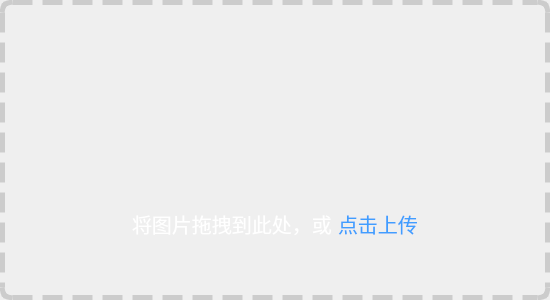
<?xml version="1.0" encoding="UTF-8"?>
<ui version="4.0">
 <class>Form</class>
 <widget class="QWidget" name="Form">
  <property name="geometry">
   <rect>
    <x>0</x>
    <y>0</y>
    <width>550</width>
    <height>300</height>
   </rect>
  </property>
  <property name="minimumSize">
   <size>
    <width>550</width>
    <height>300</height>
   </size>
  </property>
  <property name="maximumSize">
   <size>
    <width>550</width>
    <height>300</height>
   </size>
  </property>
  <property name="windowTitle">
   <string>Form</string>
  </property>
  <layout class="QHBoxLayout" name="horizontalLayout">
   <property name="leftMargin">
    <number>0</number>
   </property>
   <property name="topMargin">
    <number>0</number>
   </property>
   <property name="rightMargin">
    <number>0</number>
   </property>
   <property name="bottomMargin">
    <number>0</number>
   </property>
   <item>
    <widget class="QWidget" name="widget_upload" native="true">
     <property name="minimumSize">
      <size>
       <width>550</width>
       <height>300</height>
      </size>
     </property>
     <property name="maximumSize">
      <size>
       <width>550</width>
       <height>300</height>
      </size>
     </property>
     <property name="cursor">
      <cursorShape>PointingHandCursor</cursorShape>
     </property>
     <property name="styleSheet">
      <string notr="true">.QWidget#widget_upload{
	border: 5px dashed #ccc;
	border-radius:10px;
	background-color:transparent;
}
.QWidget#widget_upload:hover{
	background-color: rgba(0, 170, 255, 50);
}</string>
     </property>
     <layout class="QVBoxLayout" name="verticalLayout_2" stretch="0,0,0,0">
      <property name="leftMargin">
       <number>10</number>
      </property>
      <property name="topMargin">
       <number>10</number>
      </property>
      <property name="rightMargin">
       <number>10</number>
      </property>
      <property name="bottomMargin">
       <number>10</number>
      </property>
      <item>
       <spacer name="verticalSpacer">
        <property name="orientation">
         <enum>Qt::Vertical</enum>
        </property>
        <property name="sizeHint" stdset="0">
         <size>
          <width>20</width>
          <height>40</height>
         </size>
        </property>
       </spacer>
      </item>
      <item>
       <widget class="QWidget" name="widget_cloud" native="true">
        <property name="minimumSize">
         <size>
          <width>161</width>
          <height>141</height>
         </size>
        </property>
        <property name="cursor">
         <cursorShape>PointingHandCursor</cursorShape>
        </property>
        <property name="styleSheet">
         <string notr="true">QWidget{
	image:url(:/images/icon/download_cloud_multimedia_icon.svg);
	background-color: transparent;
}</string>
        </property>
       </widget>
      </item>
      <item>
       <layout class="QHBoxLayout" name="horizontalLayout_9">
        <item>
         <spacer name="horizontalSpacer_8">
          <property name="orientation">
           <enum>Qt::Horizontal</enum>
          </property>
          <property name="sizeHint" stdset="0">
           <size>
            <width>40</width>
            <height>20</height>
           </size>
          </property>
         </spacer>
        </item>
        <item>
         <widget class="QLabel" name="label_drag">
          <property name="font">
           <font>
            <family>黑体</family>
            <pointsize>15</pointsize>
            <weight>50</weight>
            <italic>false</italic>
            <bold>false</bold>
            <underline>false</underline>
            <strikeout>false</strikeout>
            <kerning>true</kerning>
           </font>
          </property>
          <property name="layoutDirection">
           <enum>Qt::LeftToRight</enum>
          </property>
          <property name="styleSheet">
           <string notr="true">QLabel{
	background-color:transparent;
	color: rgb(255, 255, 255);
}</string>
          </property>
          <property name="text">
           <string>将图片拖拽到此处，或</string>
          </property>
         </widget>
        </item>
        <item>
         <widget class="QLabel" name="label_upload">
          <property name="font">
           <font>
            <family>黑体</family>
            <pointsize>15</pointsize>
           </font>
          </property>
          <property name="styleSheet">
           <string notr="true">QLabel{
	background-color:transparent;
	color: rgb(64, 158, 255);
}</string>
          </property>
          <property name="text">
           <string>点击上传</string>
          </property>
         </widget>
        </item>
        <item>
         <spacer name="horizontalSpacer_9">
          <property name="orientation">
           <enum>Qt::Horizontal</enum>
          </property>
          <property name="sizeHint" stdset="0">
           <size>
            <width>40</width>
            <height>20</height>
           </size>
          </property>
         </spacer>
        </item>
       </layout>
      </item>
      <item>
       <spacer name="verticalSpacer_2">
        <property name="orientation">
         <enum>Qt::Vertical</enum>
        </property>
        <property name="sizeHint" stdset="0">
         <size>
          <width>20</width>
          <height>40</height>
         </size>
        </property>
       </spacer>
      </item>
     </layout>
    </widget>
   </item>
  </layout>
 </widget>
 <resources>
  <include location="resources.qrc"/>
 </resources>
 <connections/>
</ui>
